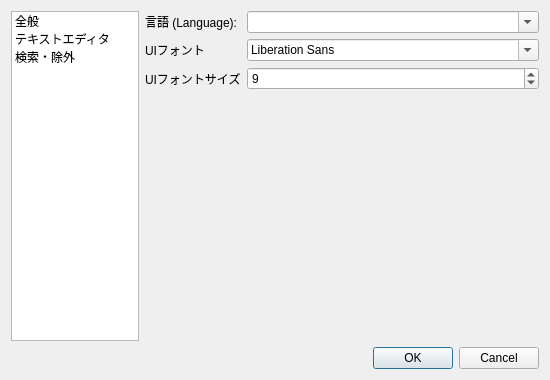
<?xml version="1.0" encoding="UTF-8"?>
<ui version="4.0">
 <class>SettingsDialog</class>
 <widget class="QDialog" name="SettingsDialog">
  <property name="geometry">
   <rect>
    <x>0</x>
    <y>0</y>
    <width>550</width>
    <height>380</height>
   </rect>
  </property>
  <property name="windowTitle">
   <string>設定</string>
  </property>
  <layout class="QVBoxLayout" name="verticalLayoutMain">
   <item>
    <layout class="QHBoxLayout" name="horizontalLayoutSplit">
     <item>
      <widget class="QListWidget" name="listCategories">
       <property name="maximumSize">
        <size>
         <width>150</width>
         <height>16777215</height>
        </size>
       </property>
       <item>
        <property name="text">
         <string>全般</string>
        </property>
       </item>
       <item>
        <property name="text">
         <string>テキストエディタ</string>
        </property>
       </item>
       <item>
        <property name="text">
         <string>検索・除外</string>
        </property>
       </item>
      </widget>
     </item>
     <item>
      <widget class="QStackedWidget" name="stackedWidget">
       <property name="currentIndex">
        <number>0</number>
       </property>
       <widget class="QWidget" name="pageGeneral">
        <layout class="QVBoxLayout" name="verticalLayoutGeneral">
         <property name="leftMargin">
          <number>0</number>
         </property>
         <property name="topMargin">
          <number>0</number>
         </property>
         <property name="rightMargin">
          <number>0</number>
         </property>
         <property name="bottomMargin">
          <number>0</number>
         </property>
         <item>
          <widget class="QScrollArea" name="scrollAreaGeneral">
           <property name="widgetResizable">
            <bool>true</bool>
           </property>
           <property name="frameShape">
            <enum>QFrame::Shape::NoFrame</enum>
           </property>
           <widget class="QWidget" name="scrollAreaWidgetContentsGeneral">
            <layout class="QVBoxLayout" name="verticalLayoutGeneralInner">
             <property name="leftMargin">
              <number>0</number>
             </property>
             <property name="topMargin">
              <number>0</number>
             </property>
             <property name="rightMargin">
              <number>0</number>
             </property>
             <property name="bottomMargin">
              <number>0</number>
             </property>
             <item>
              <layout class="QFormLayout" name="formLayoutGeneral">
               <item row="0" column="0">
                <widget class="QLabel" name="labelLanguage">
                 <property name="text">
                  <string>言語 (Language):</string>
                 </property>
                </widget>
               </item>
               <item row="0" column="1">
                <widget class="QComboBox" name="comboLanguage">
                 <property name="editable">
                  <bool>true</bool>
                 </property>
                </widget>
               </item>
               <item row="1" column="0">
                <widget class="QLabel" name="labelUIFont">
                 <property name="text">
                  <string>UIフォント</string>
                 </property>
                </widget>
               </item>
               <item row="1" column="1">
                <widget class="QFontComboBox" name="fontComboUI"/>
               </item>
               <item row="2" column="0">
                <widget class="QLabel" name="labelUISize">
                 <property name="text">
                  <string>UIフォントサイズ</string>
                 </property>
                </widget>
               </item>
               <item row="2" column="1">
                <widget class="QSpinBox" name="spinUISize">
                 <property name="minimum">
                  <number>6</number>
                 </property>
                 <property name="maximum">
                  <number>72</number>
                 </property>
                 <property name="value">
                  <number>9</number>
                 </property>
                </widget>
               </item>
              </layout>
             </item>
             <item>
              <spacer name="verticalSpacerGeneral">
               <property name="orientation">
                <enum>Qt::Orientation::Vertical</enum>
               </property>
               <property name="sizeHint" stdset="0">
                <size>
                 <width>20</width>
                 <height>40</height>
                </size>
               </property>
              </spacer>
             </item>
            </layout>
           </widget>
          </widget>
         </item>
        </layout>
       </widget>
       <widget class="QWidget" name="pageEditor">
        <layout class="QVBoxLayout" name="verticalLayoutEditor">
         <property name="leftMargin">
          <number>0</number>
         </property>
         <property name="topMargin">
          <number>0</number>
         </property>
         <property name="rightMargin">
          <number>0</number>
         </property>
         <property name="bottomMargin">
          <number>0</number>
         </property>
         <item>
          <widget class="QScrollArea" name="scrollAreaEditor">
           <property name="widgetResizable">
            <bool>true</bool>
           </property>
           <property name="frameShape">
            <enum>QFrame::Shape::NoFrame</enum>
           </property>
           <widget class="QWidget" name="scrollAreaWidgetContentsEditor">
            <layout class="QVBoxLayout" name="verticalLayoutEditorInner">
             <property name="leftMargin">
              <number>0</number>
             </property>
             <property name="topMargin">
              <number>0</number>
             </property>
             <property name="rightMargin">
              <number>0</number>
             </property>
             <property name="bottomMargin">
              <number>0</number>
             </property>
             <item>
              <layout class="QFormLayout" name="formLayoutEditor">
               <item row="0" column="0">
                <widget class="QLabel" name="labelEditorFont">
                 <property name="text">
                  <string>テキストエディタフォント</string>
                 </property>
                </widget>
               </item>
               <item row="0" column="1">
                <widget class="QFontComboBox" name="fontComboEditor"/>
               </item>
               <item row="1" column="0">
                <widget class="QLabel" name="labelEditorSize">
                 <property name="text">
                  <string>テキストエディタフォントサイズ</string>
                 </property>
                </widget>
               </item>
               <item row="1" column="1">
                <widget class="QSpinBox" name="spinEditorSize">
                 <property name="minimum">
                  <number>6</number>
                 </property>
                 <property name="maximum">
                  <number>72</number>
                 </property>
                 <property name="value">
                  <number>12</number>
                 </property>
                </widget>
               </item>
              </layout>
             </item>
             <item>
              <widget class="QGroupBox" name="groupAutoClose">
               <property name="title">
                <string>括弧の自動補完を有効にする</string>
               </property>
               <property name="checkable">
                <bool>true</bool>
               </property>
               <property name="checked">
                <bool>true</bool>
               </property>
               <layout class="QVBoxLayout" name="verticalLayoutAutoClose">
                <item>
                 <widget class="QListWidget" name="listAutoClosePairs"/>
                </item>
                <item>
                 <layout class="QHBoxLayout" name="horizontalLayoutAddPair">
                  <item>
                   <widget class="QLabel" name="labelOpenChar">
                    <property name="text">
                     <string>開き:</string>
                    </property>
                   </widget>
                  </item>
                  <item>
                   <widget class="QLineEdit" name="lineOpenChar">
                    <property name="maximumSize">
                     <size>
                      <width>40</width>
                      <height>16777215</height>
                     </size>
                    </property>
                    <property name="maxLength">
                     <number>1</number>
                    </property>
                   </widget>
                  </item>
                  <item>
                   <widget class="QLabel" name="labelCloseChar">
                    <property name="text">
                     <string>閉じ:</string>
                    </property>
                   </widget>
                  </item>
                  <item>
                   <widget class="QLineEdit" name="lineCloseChar">
                    <property name="maximumSize">
                     <size>
                      <width>40</width>
                      <height>16777215</height>
                     </size>
                    </property>
                    <property name="maxLength">
                     <number>1</number>
                    </property>
                   </widget>
                  </item>
                  <item>
                   <widget class="QPushButton" name="btnPrefAddPair">
                    <property name="text">
                     <string>追加</string>
                    </property>
                   </widget>
                  </item>
                  <item>
                   <widget class="QPushButton" name="btnPrefRemovePair">
                    <property name="text">
                     <string>削除</string>
                    </property>
                   </widget>
                  </item>
                 </layout>
                </item>
               </layout>
              </widget>
             </item>
             <item>
              <widget class="QGroupBox" name="groupSyntaxColors">
               <property name="title">
                <string>コードの色分け</string>
               </property>
               <layout class="QFormLayout" name="formLayoutSyntaxColors">
                <item row="0" column="0">
                 <widget class="QLabel" name="labelColorKeyword">
                  <property name="text">
                   <string>キーワード:</string>
                  </property>
                 </widget>
                </item>
                <item row="0" column="1">
                 <widget class="QPushButton" name="btnColorKeyword"/>
                </item>
                <item row="1" column="0">
                 <widget class="QLabel" name="labelColorString">
                  <property name="text">
                   <string>文字列:</string>
                  </property>
                 </widget>
                </item>
                <item row="1" column="1">
                 <widget class="QPushButton" name="btnColorString"/>
                </item>
                <item row="2" column="0">
                 <widget class="QLabel" name="labelColorNumber">
                  <property name="text">
                   <string>数値:</string>
                  </property>
                 </widget>
                </item>
                <item row="2" column="1">
                 <widget class="QPushButton" name="btnColorNumber"/>
                </item>
                <item row="3" column="0">
                 <widget class="QLabel" name="labelColorComment">
                  <property name="text">
                   <string>コメント:</string>
                  </property>
                 </widget>
                </item>
                <item row="3" column="1">
                 <widget class="QPushButton" name="btnColorComment"/>
                </item>
               </layout>
              </widget>
             </item>
             <item>
              <spacer name="verticalSpacerEditor">
               <property name="orientation">
                <enum>Qt::Orientation::Vertical</enum>
               </property>
               <property name="sizeHint" stdset="0">
                <size>
                 <width>20</width>
                 <height>40</height>
                </size>
               </property>
              </spacer>
             </item>
            </layout>
           </widget>
          </widget>
         </item>
        </layout>
       </widget>
        <widget class="QWidget" name="pageSearchIgnore">
         <layout class="QVBoxLayout" name="verticalLayoutSearch">
          <property name="leftMargin">
           <number>0</number>
          </property>
          <property name="topMargin">
           <number>0</number>
          </property>
          <property name="rightMargin">
           <number>0</number>
          </property>
          <property name="bottomMargin">
           <number>0</number>
          </property>
          <item>
           <widget class="QScrollArea" name="scrollAreaSearch">
            <property name="widgetResizable">
             <bool>true</bool>
            </property>
            <property name="frameShape">
             <enum>QFrame::Shape::NoFrame</enum>
            </property>
            <widget class="QWidget" name="scrollAreaWidgetContentsSearch">
             <layout class="QVBoxLayout" name="verticalLayoutSearchInner">
              <property name="leftMargin">
               <number>0</number>
              </property>
              <property name="topMargin">
               <number>0</number>
              </property>
              <property name="rightMargin">
               <number>0</number>
              </property>
              <property name="bottomMargin">
               <number>0</number>
              </property>
              <item>
               <widget class="QGroupBox" name="groupBoxSearchIgnore">
                <property name="title">
                 <string>検索除外設定</string>
                </property>
                <layout class="QVBoxLayout" name="verticalLayoutGroupBox">
                 <item>
                  <widget class="QCheckBox" name="cbIgnoreGitignore">
                   <property name="text">
                    <string>.gitignore のパターンを検索対象から除外する</string>
                   </property>
                  </widget>
                 </item>
                 <item>
                  <widget class="QCheckBox" name="cbIgnoreIgnore">
                   <property name="text">
                    <string>.ignore のパターンを検索対象から除外する</string>
                   </property>
                  </widget>
                 </item>
                 <item>
                  <widget class="QCheckBox" name="cbIgnoreFilesExclude">
                   <property name="text">
                    <string>files.exclude のパターンを検索対象から除外する</string>
                   </property>
                  </widget>
                 </item>
                 <item>
                  <widget class="QCheckBox" name="cbIgnoreSearchExclude">
                   <property name="text">
                    <string>search.exclude のパターンを検索対象から除外する</string>
                   </property>
                  </widget>
                 </item>
                </layout>
               </widget>
              </item>
              <item>
               <widget class="QGroupBox" name="groupBoxDefaultExcludes">
                <property name="title">
                 <string>デフォルトの検索除外パターン</string>
                </property>
                <layout class="QVBoxLayout" name="verticalLayoutExcludes">
                 <item>
                  <widget class="QLineEdit" name="lineDefaultExcludes">
                   <property name="text">
                    <string>.git, __pycache__, .vs</string>
                   </property>
                   <property name="placeholderText">
                    <string>例: .git, __pycache__, .vs</string>
                   </property>
                  </widget>
                 </item>
                </layout>
               </widget>
              </item>
              <item>
               <spacer name="verticalSpacerSearch">
                <property name="orientation">
                 <enum>Qt::Orientation::Vertical</enum>
                </property>
                <property name="sizeHint" stdset="0">
                 <size>
                  <width>20</width>
                  <height>40</height>
                 </size>
                </property>
               </spacer>
              </item>
             </layout>
            </widget>
           </widget>
          </item>
         </layout>
        </widget>
      </widget>
     </item>
    </layout>
   </item>
   <item>
    <widget class="QDialogButtonBox" name="buttonBox">
     <property name="orientation">
      <enum>Qt::Orientation::Horizontal</enum>
     </property>
     <property name="standardButtons">
      <set>QDialogButtonBox::StandardButton::Cancel|QDialogButtonBox::StandardButton::Ok</set>
     </property>
    </widget>
   </item>
  </layout>
 </widget>
 <resources/>
 <connections>
  <connection>
   <sender>buttonBox</sender>
   <signal>accepted()</signal>
   <receiver>SettingsDialog</receiver>
   <slot>accept()</slot>
   <hints>
    <hint type="sourcelabel">
     <x>248</x>
     <y>254</y>
    </hint>
    <hint type="destinationlabel">
     <x>157</x>
     <y>274</y>
    </hint>
   </hints>
  </connection>
  <connection>
   <sender>buttonBox</sender>
   <signal>rejected()</signal>
   <receiver>SettingsDialog</receiver>
   <slot>reject()</slot>
   <hints>
    <hint type="sourcelabel">
     <x>300</x>
     <y>254</y>
    </hint>
    <hint type="destinationlabel">
     <x>286</x>
     <y>274</y>
    </hint>
   </hints>
  </connection>
 </connections>
</ui>
